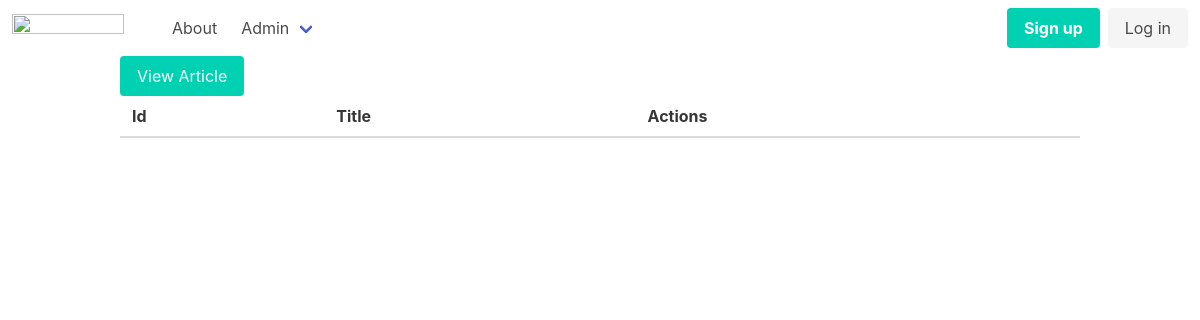
Before: /admin/articles with the older database file.
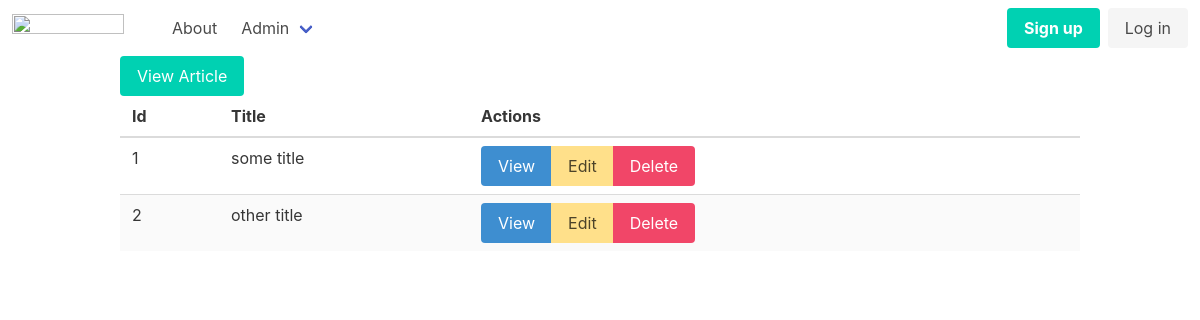
After: the same page with the newer database file.
### tables this page shows
CREATE TABLE "articles"
(
    id    integer
        constraint articles_pk
            primary key autoincrement,
    title text,
    body  text
);

### helpers.php (called while the page is built, shortened)
<?php
function view($viewName, $vars = []){
    extract($vars);
    include __DIR__ . "/views/$viewName.php";
}

### src/Controllers/ArticlesController.php (called while the page is built, shortened)
<?php
class ArticlesController {
    public function index() {
        $articles = Article::all();
        view('articles/index', compact('articles'));
    }
}

### src/DB.php (called while the page is built, shortened)
<?php
class DB {
    private $conn;
    public function __construct(){
        try {
            $this->conn = new PDO("sqlite:db.sqlite");
            $this->conn->setAttribute(PDO::ATTR_ERRMODE, PDO::ERRMODE_EXCEPTION);
        } catch(PDOException $e) {
            echo "Connection failed: " . $e->getMessage();
        }
    }
    public function all($table, $class){
        $stmt = $this->conn->prepare("SELECT * FROM $table");
        $stmt->execute();
        return $stmt->fetchAll();
    }
}

### src/Models/Model.php (called while the page is built, shortened)
<?php
class Model {
    public static $table;
    public static function all(){
        $db = new DB();
        return $db -> all(static::$table, static::class);
    }
}

### views/articles/index.php (the view)
<?php include __DIR__ . '/../partials/header.php'; ?>
<div class="container">
    <a href="/admin/articles/new" class="button is-primary">View Article</a>
        <table class="table is-striped is-fullwidth">
            <thead>
                <th>Id</th>
                <th>Title</th>
                <th>Actions</th>
            </thead>
            <tbody>
                <?php foreach($articles as $article): ?>
                    <tr>
                        <td><?=$article->id?></td>
                        <td><?=$article->title?></td>
                        <td>
                            <div class="buttons has-addons">
                                <a class="button is-info" href="/admin/articles/view?id=<?=$article->id?>">View</a>
                                <a class="button is-warning" href="/admin/articles/edit?id=<?=$article->id?>">Edit</a>
                                <a class="button is-danger" href="/admin/articles/delete?id=<?=$article->id?>">Delete</a>
                            </div>
                        </td>
                    </tr>
                <?php endforeach; ?>
            </tbody>
        </table>
</div>
<?php include __DIR__ . '/../partials/footer.php'; ?>

Changed rows visible on the page:
added articles: id "1", title "some title"
added articles: id "2", title "other title"
